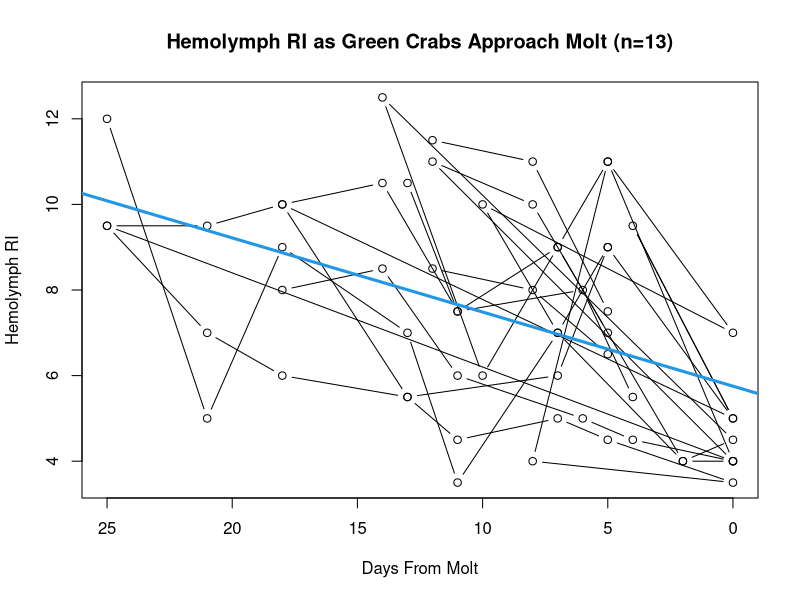
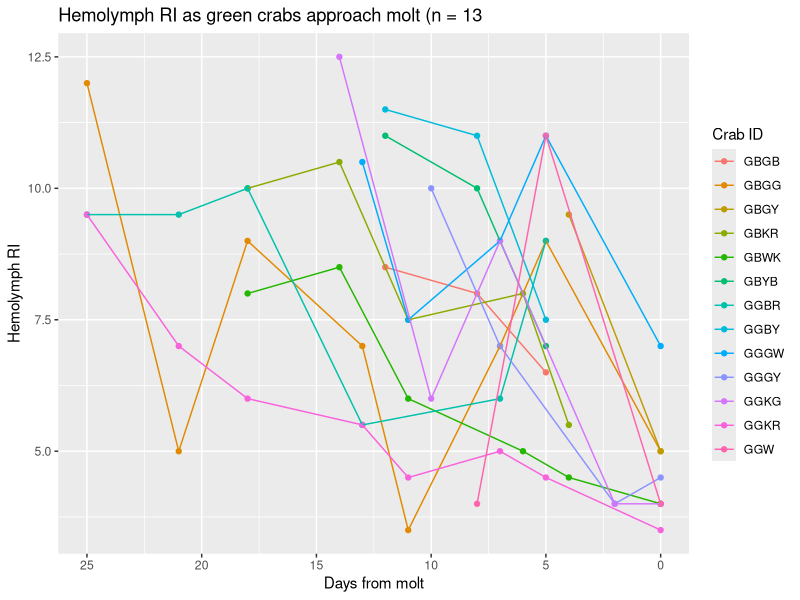
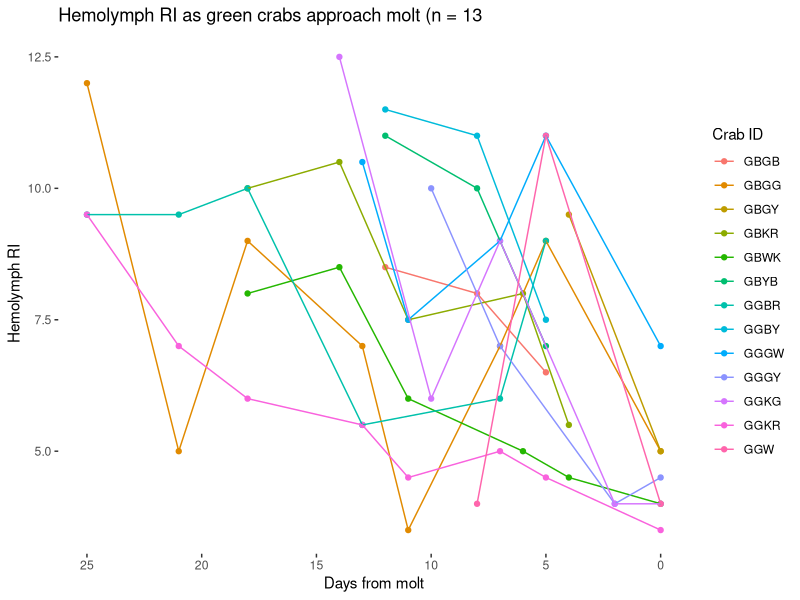
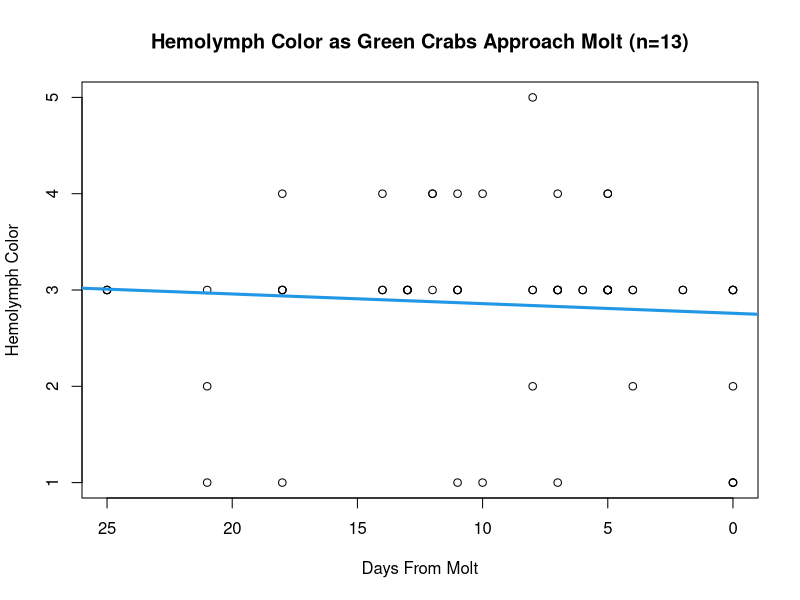
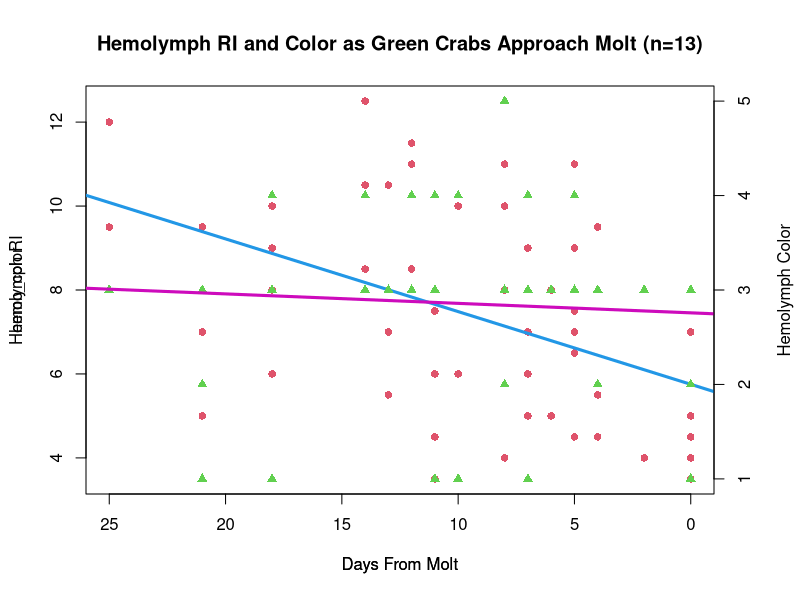
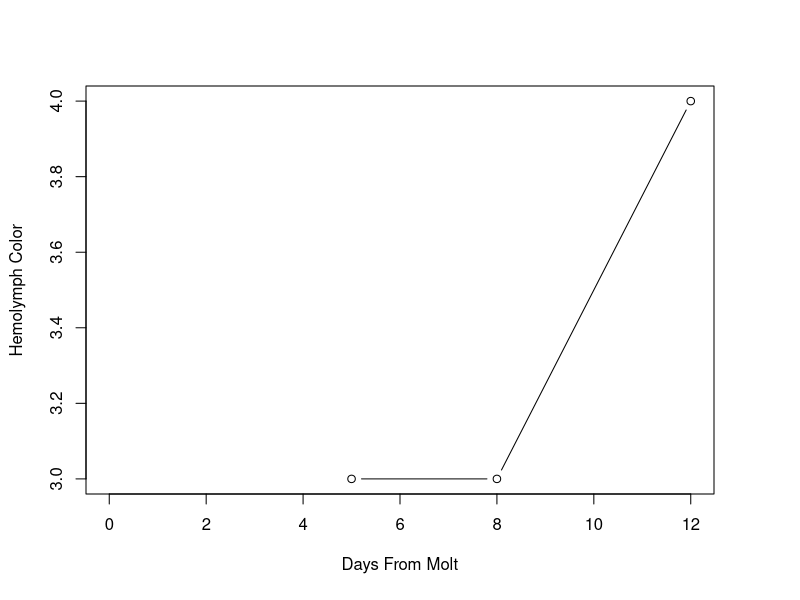
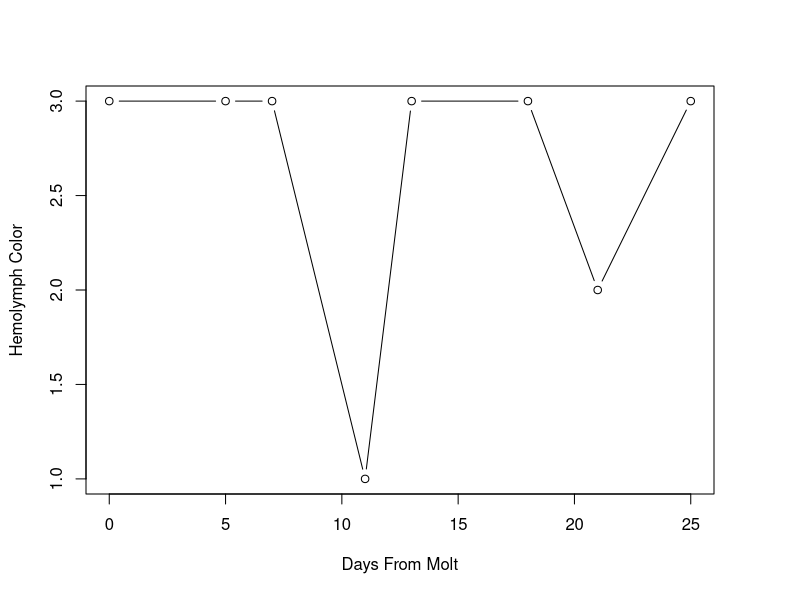
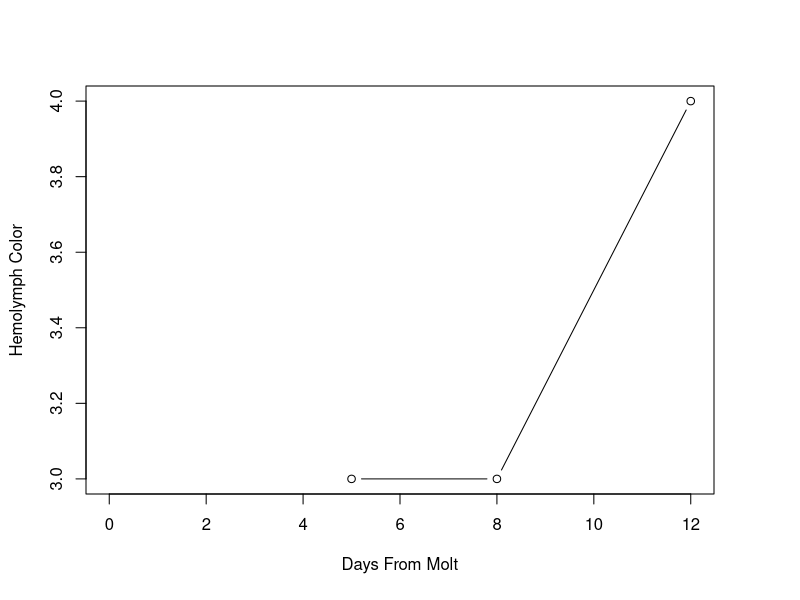

Recreate these plots in R, in order.
## ---- chunk 1

molt_dat <- read.csv("../data/wl_molt_dat.csv")
# read in .csv

library(car)
library(ggplot2)
library(dplyr)
# load relevant libraries for stats analysis
## ---- chunk 2

plot(hemo_ri ~ days_from_molt, data = molt_dat,
     main = "Hemolymph RI as Green Crabs Approach Molt (n=13)",
     xlim = rev(range(days_from_molt)),
     xlab = "Days From Molt", 
     ylab = "Hemolymph RI",
     type = "b")
abline(lm (hemo_ri ~ days_from_molt, data = molt_dat), col = 4, lwd = 3)

# plots hemo ri vs days from molt for all 13 crabs
# need to reverse x axis to count down to molt
# appears to be downward trend in hemolymph RI as crabs approach molt
# need to investigate on an individual level
## ---- chunk 3
library(ggplot2)
library(dplyr)

molt_dat %>% 
        # pipes molt data into ggplot
  ggplot(aes(x = days_from_molt, y = hemo_ri, colour = crab_id)) + 
        # populates plot with hemo ri info and defines color with crab ID
    geom_point() + geom_line() + 
        # specifies type of plot
        scale_x_reverse() + 
        # reverses x axis so information counts down to molt
        xlab("Days from molt") + 
        ylab ("Hemolymph RI") +
        ggtitle("Hemolymph RI as green crabs approach molt (n = 13") +
        # renames x and y labels and title
        labs(col = "Crab ID") 
        # changes legend title
## ---- chunk 4
library(ggplot2)
library(dplyr)

molt_dat %>% 
        # pipes molt data into ggplot
  ggplot(aes(x = days_from_molt, y = hemo_ri, colour = crab_id)) + 
        # populates plot with hemo ri info and defines color with crab ID
    geom_point() + geom_line() + 
        # specifies type of plot
        scale_x_reverse() + 
        # reverses x axis so information counts down to molt
        xlab("Days from molt") + 
        ylab ("Hemolymph RI") +
        ggtitle("Hemolymph RI as green crabs approach molt (n = 13") +
        # renames x and y labels and title
        labs(col = "Crab ID") + 
        # changes legend title
        theme(panel.grid.major = element_blank(),
              panel.grid.minor = element_blank(), 
              panel.background = element_blank())
        # removes background grid from plot

## ---- chunk 5
ri_mod <- lm(hemo_ri ~ days_from_molt, data = molt_dat)
summary(ri_mod)
anova(ri_mod)
car::Anova(ri_mod, type = 3)

# linear models for significance testing 

## ---- chunk 6

plot(hemo_color ~ days_from_molt, data = molt_dat,
     main = "Hemolymph Color as Green Crabs Approach Molt (n=13)",
     xlim = rev(range(days_from_molt)),
     xlab = "Days From Molt", 
     ylab = "Hemolymph Color")
abline(lm (hemo_color ~ days_from_molt, data = molt_dat), col = 4, lwd = 3)

# plots hemo color vs days from molt for all 13 crabs
# need to reverse x axis to count down to molt
# doesn't appear to be strong trend or correlation

## ---- chunk 7

col_mod <- lm(hemo_color ~ days_from_molt, data = molt_dat)
summary(col_mod)
anova(col_mod)
car::Anova(col_mod, type = 3)

# linear models for significance testing 

## ---- chunk 8

par(mar = c(5, 4, 4, 4) + 0.3)
plot(hemo_ri ~ days_from_molt, data = molt_dat,
     main = "Hemolymph RI and Color as Green Crabs Approach Molt (n=13)",
     xlim = rev(range(days_from_molt)),
     xlab = "Days From Molt", 
     ylab = "Hemolymph RI",
     pch = 16, col = 2)
abline(lm (hemo_ri ~ days_from_molt, data = molt_dat), col = 4, lwd = 3)
par(new = TRUE)                             
plot(hemo_color ~ days_from_molt, data = molt_dat,
     xlim = rev(range(days_from_molt)),
     xlab = "Days From Molt",
     pch = 17, col =3,
     axes = FALSE)
abline(lm (hemo_color ~ days_from_molt, data = molt_dat), col = 6, lwd = 3)
axis(side = 4, at = pretty(range(c(1, 2, 3, 4, 5))))      
mtext("Hemolymph Color", side = 4, line = 3) 


# overlaid two graphs to see hemo ri and color trends 
# some issues to resolve still; look at r graph gallery and gg plot
## ---- chunk 9

# individual hemo color graphs over time

plot(hemo_color ~ days_from_molt, data = molt_dat,
     subset = crab_id == "GBGB",
     xlab = "Days From Molt", 
     ylab = "Hemolymph Color",
     type = "b")

plot(hemo_color ~ days_from_molt, data = molt_dat,
     subset = crab_id == "GBGG",
     xlab = "Days From Molt", 
     ylab = "Hemolymph Color",
     type = "b")

plot(hemo_color ~ days_from_molt, data = molt_dat,
     subset = crab_id == "GBGB",
     xlab = "Days From Molt", 
     ylab = "Hemolymph Color",
     type = "b")

plot(hemo_color ~ days_from_molt, data = molt_dat,
     subset = crab_id == "GBGY",
     xlab = "Days From Molt", 
     ylab = "Hemolymph Color",
     type = "b")

plot(hemo_color ~ days_from_molt, data = molt_dat,
     subset = crab_id == "GBKR",
     xlab = "Days From Molt", 
     ylab = "Hemolymph Color",
     type = "b")

plot(hemo_color ~ days_from_molt, data = molt_dat,
     subset = crab_id == "GBWK",
     xlab = "Days From Molt", 
     ylab = "Hemolymph Color",
     type = "b")

plot(hemo_color ~ days_from_molt, data = molt_dat,
     subset = crab_id == "GBYB",
     xlab = "Days From Molt", 
     ylab = "Hemolymph Color",
     type = "b")

plot(hemo_color ~ days_from_molt, data = molt_dat,
     subset = crab_id == "GGBR",
     xlab = "Days From Molt", 
     ylab = "Hemolymph Color",
     type = "b")

plot(hemo_color ~ days_from_molt, data = molt_dat,
     subset = crab_id == "GGBY",
     xlab = "Days From Molt", 
     ylab = "Hemolymph Color",
     type = "b")

plot(hemo_color ~ days_from_molt, data = molt_dat,
     subset = crab_id == "GGGW",
     xlab = "Days From Molt", 
     ylab = "Hemolymph Color",
     type = "b")

plot(hemo_color ~ days_from_molt, data = molt_dat,
     subset = crab_id == "GGGY",
     xlab = "Days From Molt", 
     ylab = "Hemolymph Color",
     type = "b")

plot(hemo_color ~ days_from_molt, data = molt_dat,
     subset = crab_id == "GGKG",
     xlab = "Days From Molt", 
     ylab = "Hemolymph Color",
     type = "b")

plot(hemo_color ~ days_from_molt, data = molt_dat,
     subset = crab_id == "GGKR",
     xlab = "Days From Molt", 
     ylab = "Hemolymph Color",
     type = "b")

plot(hemo_color ~ days_from_molt, data = molt_dat,
     subset = crab_id == "GGW",
     xlab = "Days From Molt", 
     ylab = "Hemolymph Color",
     type = "b")
## ---- chunk 10

# individual RI graphs over time
# appears that as crabs approach molt, RI decreases

plot(hemo_ri ~ days_from_molt, data = molt_dat,
     subset = crab_id == "GBGB",
     xlab = "Days From Molt",
     type = "b")

plot(hemo_ri ~ days_from_molt, data = molt_dat,
     subset = crab_id == "GBGG",
     xlab = "Days From Molt", 
     ylab = "Hemolymph RI",
     type = "b")

plot(hemo_ri ~ days_from_molt, data = molt_dat,
     subset = crab_id == "GBGB",
     xlab = "Days From Molt", 
     ylab = "Hemolymph RI",
     type = "b")

plot(hemo_ri ~ days_from_molt, data = molt_dat,
     subset = crab_id == "GBGY",
     xlab = "Days From Molt", 
     ylab = "Hemolymph RI",
     type = "b")

plot(hemo_ri ~ days_from_molt, data = molt_dat,
     subset = crab_id == "GBKR",
     xlab = "Days From Molt", 
     ylab = "Hemolymph RI",
     type = "b")

plot(hemo_ri ~ days_from_molt, data = molt_dat,
     subset = crab_id == "GBWK",
     xlab = "Days From Molt", 
     ylab = "Hemolymph RI",
     type = "b")

plot(hemo_ri ~ days_from_molt, data = molt_dat,
     subset = crab_id == "GBYB",
     xlab = "Days From Molt", 
     ylab = "Hemolymph RI",
     type = "b")

plot(hemo_ri ~ days_from_molt, data = molt_dat,
     subset = crab_id == "GGBR",
     xlab = "Days From Molt", 
     ylab = "Hemolymph RI",
     type = "b")

plot(hemo_ri ~ days_from_molt, data = molt_dat,
     subset = crab_id == "GGBY",
     xlab = "Days From Molt", 
     ylab = "Hemolymph RI",
     type = "b")

plot(hemo_ri ~ days_from_molt, data = molt_dat,
     subset = crab_id == "GGGW",
     xlab = "Days From Molt", 
     ylab = "Hemolymph RI",
     type = "b")

plot(hemo_ri ~ days_from_molt, data = molt_dat,
     subset = crab_id == "GGGY",
     xlab = "Days From Molt", 
     ylab = "Hemolymph RI",
     type = "b")

plot(hemo_ri ~ days_from_molt, data = molt_dat,
     subset = crab_id == "GGKG",
     xlab = "Days From Molt", 
     ylab = "Hemolymph RI",
     type = "b")

plot(hemo_ri ~ days_from_molt, data = molt_dat,
     subset = crab_id == "GGKR",
     xlab = "Days From Molt", 
     ylab = "Hemolymph RI",
     type = "b")

plot(hemo_ri ~ days_from_molt, data = molt_dat,
     subset = crab_id == "GGW",
     xlab = "Days From Molt", 
     ylab = "Hemolymph RI",
     type = "b")
